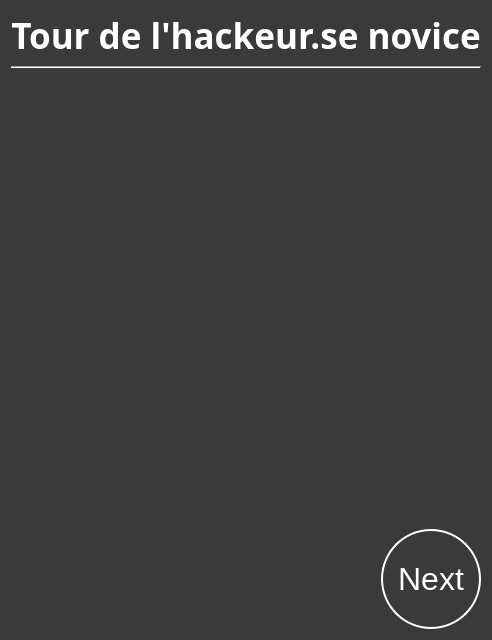
<?xml version="1.0" encoding="UTF-8"?>
<ui version="4.0">
 <class>NoviceHackerTurn</class>
 <widget class="QWidget" name="NoviceHackerTurn">
  <property name="geometry">
   <rect>
    <x>0</x>
    <y>0</y>
    <width>480</width>
    <height>640</height>
   </rect>
  </property>
  <property name="windowTitle">
   <string>Form</string>
  </property>
  <property name="styleSheet">
   <string notr="true">#NoviceHackerTurn {
    background-color: rgb(58, 58, 58);;
    }

QLabel {
	color:white;
}

QPushButton  {
    border: 2px solid white;
    background-color: rgb(58, 58, 58);
    padding: 10px 10px;
    font-size: 32px;
	color:white;
    border-radius: 50px;
}</string>
  </property>
  <layout class="QGridLayout" name="gridLayout">
   <item row="0" column="0">
    <layout class="QVBoxLayout" name="verticalLayout_2">
     <item alignment="Qt::AlignHCenter">
      <widget class="QLabel" name="label">
       <property name="sizePolicy">
        <sizepolicy hsizetype="Fixed" vsizetype="Fixed">
         <horstretch>0</horstretch>
         <verstretch>0</verstretch>
        </sizepolicy>
       </property>
       <property name="font">
        <font>
         <family>Yu Gothic UI Semibold</family>
         <pointsize>26</pointsize>
         <weight>75</weight>
         <bold>true</bold>
        </font>
       </property>
       <property name="text">
        <string>Tour de l'hackeur.se novice</string>
       </property>
       <property name="alignment">
        <set>Qt::AlignCenter</set>
       </property>
      </widget>
     </item>
     <item>
      <layout class="QVBoxLayout" name="verticalLayout">
       <item>
        <widget class="Line" name="line">
         <property name="font">
          <font>
           <family>Yu Gothic UI Semilight</family>
           <pointsize>18</pointsize>
          </font>
         </property>
         <property name="orientation">
          <enum>Qt::Horizontal</enum>
         </property>
        </widget>
       </item>
       <item>
        <spacer name="verticalSpacer">
         <property name="orientation">
          <enum>Qt::Vertical</enum>
         </property>
         <property name="sizeHint" stdset="0">
          <size>
           <width>20</width>
           <height>40</height>
          </size>
         </property>
        </spacer>
       </item>
       <item alignment="Qt::AlignRight">
        <widget class="QPushButton" name="nextButton">
         <property name="sizePolicy">
          <sizepolicy hsizetype="Fixed" vsizetype="Fixed">
           <horstretch>0</horstretch>
           <verstretch>0</verstretch>
          </sizepolicy>
         </property>
         <property name="minimumSize">
          <size>
           <width>100</width>
           <height>100</height>
          </size>
         </property>
         <property name="text">
          <string>Next</string>
         </property>
        </widget>
       </item>
      </layout>
     </item>
    </layout>
   </item>
  </layout>
 </widget>
 <resources/>
 <connections/>
</ui>
